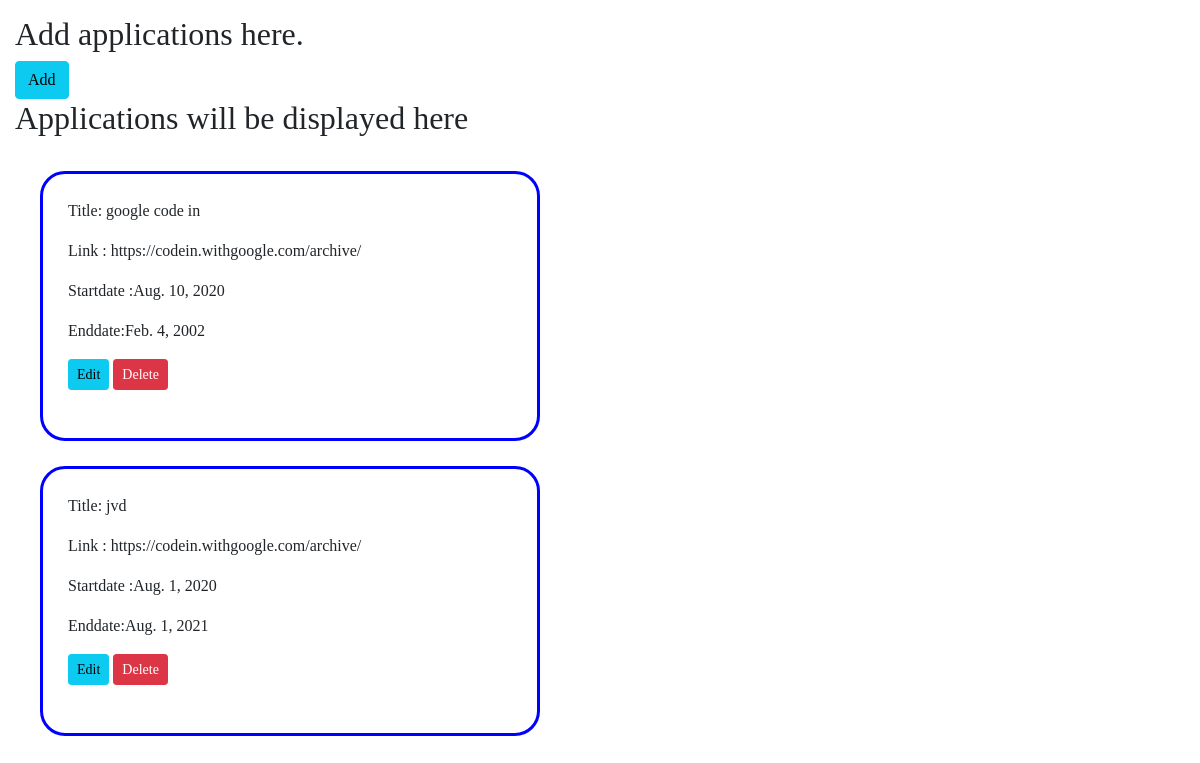
The app's page /explore/, older data.
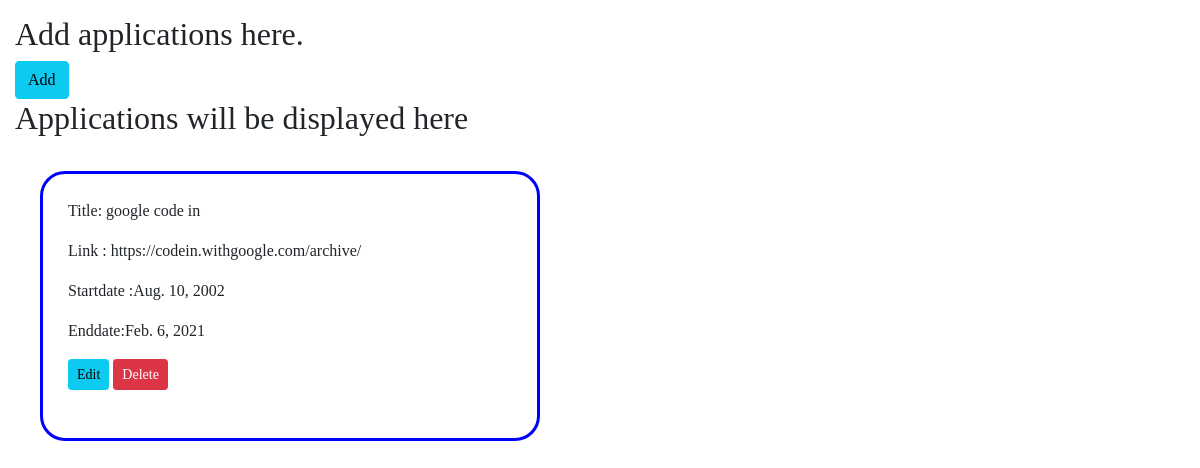
The same page, newer data.
### home/models.py (models this page shows, shortened)
class Application(models.Model):
    title=models.CharField(max_length=500)
    des=models.TextField()
    link=models.URLField()
    startdate=models.DateField()
    enddate=models.DateField()

### home/views.py (the view)
# urls.py: path('explore/',views.explore,name='explore'),
def explore(request):
    form = Application.objects.all()
    return render(request,'home/explore.html',{'form':form})

### home/templates/home/explore.html (shortened to what this page needs)
<!DOCTYPE html>
<html lang="en">
<head>
    <link href="https://cdn.jsdelivr.net/npm/bootstrap@5.0.2/dist/css/bootstrap.min.css" rel="stylesheet">
</head>
<body>
<div>
    <h2>Add applications here.</h2>
   <a href="/add" class="btn btn-info" role="button">Add</a>
</div>
<h2>Applications will be displayed here</h2>
{% for i in form %}
<div id="display">
Title: {{i.title}}
Link : {{i.link}}
Startdate :{{ i.startdate }}
Enddate:{{i.enddate}}
    <a class="btn btn-sm btn-info" href="{% url 'edit' i.id %}">Edit</a>
<a class="btn btn-sm btn-danger" href="{% url 'delete' i.id %}">Delete</a>
</div>
{% empty %}
<h2>There are no applications.Add some by using add button.</h2>
{% endfor %}
</body>
</html>

Row changes from the older to the newer data that the page shows:
removed Application: title "jvd", link "https://codein.withgoogle.com/archive/", startdate "Aug. 1, 2020", enddate "Aug. 1, 2021"
changed Application "google code in": startdate "Aug. 10, 2020" → "Aug. 10, 2002"; enddate "Feb. 4, 2002" → "Feb. 6, 2021"
